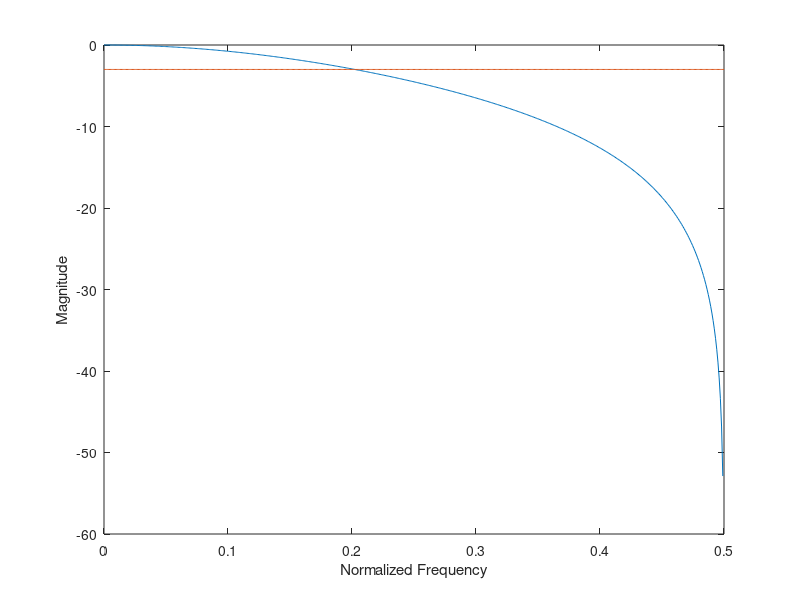

Write the MATLAB code that produced this figure. (Note: this script raises an error after producing the figure.)
alpha = -0.15;
b = [alpha, 1];
a = [1, alpha];
N = 1024;

h0 = freqz(b,a,N,'whole');
h1 = freqz([1,1],[1,1],N,'whole');
h = h0 + h1;

mag = 20 * log10( abs(h)./max(abs(h)));

plot((0:N/2)/N, mag(1:N/2+1))
xlabel('Normalized Frequency')
ylabel('Magnitude')

hold on 
c((1:N/2+1)) = -3;
plot((0:N/2)/N, c)
gtext('-3dB')
